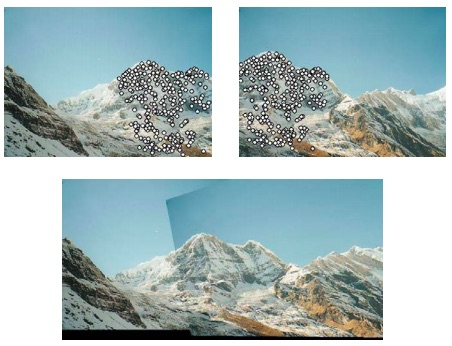
#> input picture imgs/ex_pano_stitch.jpg, 452 x 346 px
$ python feature_matcher.py --path1 imgs/ex_pano_stitch.jpg --path2 imgs/ex_pano_stitch.jpg --patho imgs/ex_pano_stitch.jpg --method sift_bf_crosscheck
#> lines starting #> are read from the running program, lines starting #| are printed output that depends on the picture
#> further down, img1 is the input picture: shape (346, 452, 3); mean B, G, R 186.4, 184.6, 164.2
import cv2
import numpy as np


class CreateMethod():
    def sift_bf_crosscheck(**kwargs):
        detector = cv2.xfeatures2d.SIFT_create()
        matcher = cv2.BFMatcher(cv2.NORM_L2, crossCheck=True)

        def run(img1, img2):
            kp1, des1 = detector.detectAndCompute(img1, None)
#> kp1 = 990 keypoints; strongest (x, y, size): (381, 339, 2), (67, 334, 8.1), (245, 150, 9.9), (210, 139, 2.8)
            kp2, des2 = detector.detectAndCompute(img2, None)
#> kp2 has the same summary as kp1
            matches = matcher.match(des1, des2)
#> matches = 990 matches
            matches = sorted(matches, key=lambda x: x.distance)
            return kp1, des1, kp2, des2, matches

        return run

    # [44 lines left out: functions sift_bf_ratiotest, surf_bf_crosscheck, surf_bf_ratiotest, not called in this run]

    def surfext_bf_crosscheck(**kwargs):
        kwargs['extended'] = True
        return CreateMethod.surf_bf_crosscheck(**kwargs)

    def surfext_bf_ratiotest(**kwargs):
        kwargs['extended'] = True
        return CreateMethod.surf_bf_ratiotest(**kwargs)

    # [27 lines left out: functions orb_bf_crosscheck, orb_bf_ratiotest, not called in this run]


def drawMatches(method_name, img1, img2, top=50, homocheck=False, **kwargs):
    method = CreateMethod.__dict__[method_name](**kwargs)
    kp1, des1, kp2, des2, matches = method(img1, img2)
#> kp2 has the same summary as kp1 in run; matches = 990 matches

    if homocheck:
        src_pts = np.float32([kp1[m.queryIdx].pt for m in matches]).reshape(-1, 1, 2)
        dst_pts = np.float32([kp2[m.trainIdx].pt for m in matches]).reshape(-1, 1, 2)
        M, mask = cv2.findHomography(src_pts, dst_pts, cv2.RANSAC, 5.0)
        matches = [m for m, v in zip(matches, mask.ravel()) if v]

    match_img = cv2.drawMatches(
        img1, kp1, img2, kp2, matches[:top],
        None, flags=2)
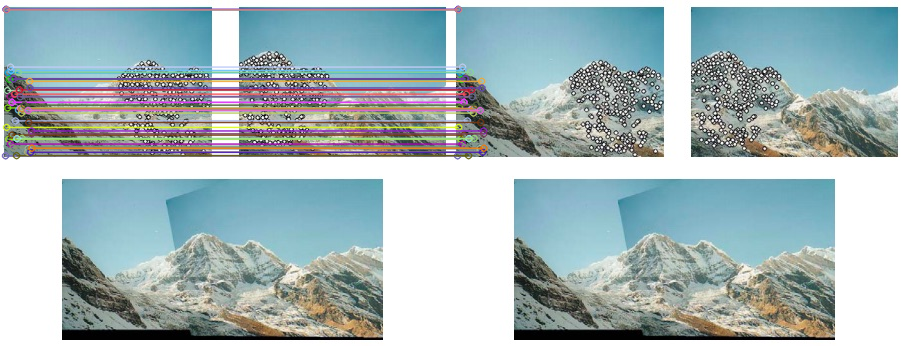
#> match_img: shape (346, 904, 3); mean B, G, R 184.9, 182.2, 165.1
    return match_img


if __name__ == '__main__':

    import os
    import sys
    import glob
    import argparse

    METHODS = [k for k in CreateMethod.__dict__.keys() if k[:2] != '__']

    # Arguments parser
    parser = argparse.ArgumentParser(formatter_class=argparse.ArgumentDefaultsHelpFormatter)
    parser.add_argument('--path1', required=True)
    parser.add_argument('--path2', required=True)
    parser.add_argument('--patho', required=True)
    parser.add_argument('--method', choices=METHODS, required=True)
    parser.add_argument('--homocheck', action='store_true')
    parser.add_argument('--top', default=50, type=int)
    parser.add_argument('--oscale', default=1, type=float)
    args = parser.parse_args()

    # Read two images
    img1 = cv2.imread(args.path1, cv2.IMREAD_COLOR)
    img2 = cv2.imread(args.path2, cv2.IMREAD_COLOR)
    if img1 is None or img2 is None:
        print('Image not found')
        sys.exit()

    # Draw matches
    match_img = drawMatches(args.method, img1, img2,
                            top=args.top,
                            homocheck=args.homocheck)

    # Resize and save result
    if args.oscale != 1:
        match_img = cv2.resize(match_img, None, fx=args.oscale, fy=args.oscale)
    cv2.imwrite(args.patho, match_img)
